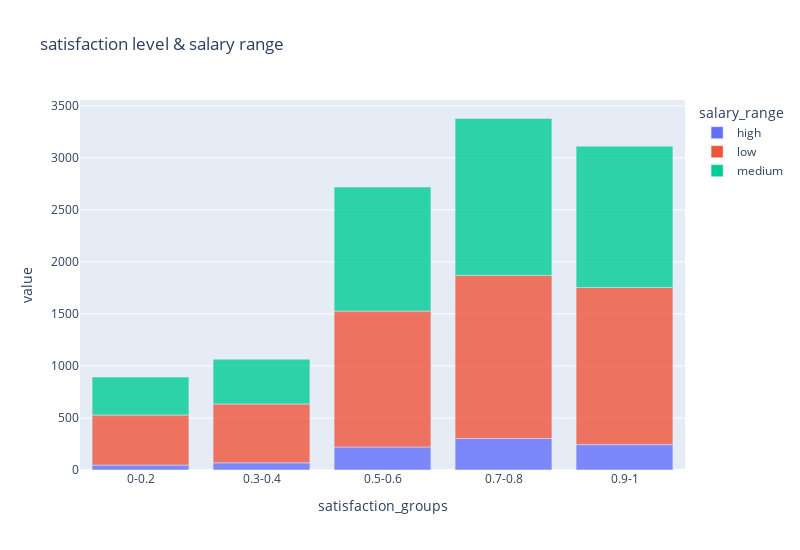

Notebook cell for this chart:
### Markdown cell above
## satisfaction level & salaray range

### Code cell
#satisfaction level & salaray range
crosstab2 = pd.crosstab(df['satisfaction_groups'], df['salary_range'])
fig = px.bar(crosstab2, x=crosstab2.index, y=crosstab2.columns,
             labels={'x': 'satisfaction_groups', 'y': 'Count', 'color': 'Employment Status'},
             title='satisfaction level & salary range',
             opacity=0.8)
fig.update_layout(height=550, width=800)

fig.show()

### Figure 1 — Plotly figure (JSON) as saved in the notebook; plotly's stock layout.template omitted (floating-point values rounded to 4 significant figures)
{"data": [{"alignmentgroup": "True", "hovertemplate": "salary_range=high<br>satisfaction_groups=%{x}<br>value=%{y}<extra></extra>", "legendgroup": "high", "marker": {"color": "#636efa", "opacity": 0.8, "pattern": {"shape": ""}}, "name": "high", "offsetgroup": "high", "orientation": "v", "showlegend": true, "textposition": "auto", "type": "bar", "x": ["0-0.2", "0.3-0.4", "0.5-0.6", "0.7-0.8", "0.9-1"], "xaxis": "x", "y": [47, 69, 221, 303, 244], "yaxis": "y"}, {"alignmentgroup": "True", "hovertemplate": "salary_range=low<br>satisfaction_groups=%{x}<br>value=%{y}<extra></extra>", "legendgroup": "low", "marker": {"color": "#EF553B", "opacity": 0.8, "pattern": {"shape": ""}}, "name": "low", "offsetgroup": "low", "orientation": "v", "showlegend": true, "textposition": "auto", "type": "bar", "x": ["0-0.2", "0.3-0.4", "0.5-0.6", "0.7-0.8", "0.9-1"], "xaxis": "x", "y": [481, 565, 1306, 1567, 1510], "yaxis": "y"}, {"alignmentgroup": "True", "hovertemplate": "salary_range=medium<br>satisfaction_groups=%{x}<br>value=%{y}<extra></extra>", "legendgroup": "medium", "marker": {"color": "#00cc96", "opacity": 0.8, "pattern": {"shape": ""}}, "name": "medium", "offsetgroup": "medium", "orientation": "v", "showlegend": true, "textposition": "auto", "type": "bar", "x": ["0-0.2", "0.3-0.4", "0.5-0.6", "0.7-0.8", "0.9-1"], "xaxis": "x", "y": [365, 431, 1192, 1508, 1358], "yaxis": "y"}], "layout": {"barmode": "relative", "height": 550, "legend": {"title": {"text": "salary_range"}, "tracegroupgap": 0}, "title": {"text": "satisfaction level & salary range"}, "width": 800, "xaxis": {"anchor": "y", "domain": [0, 1], "title": {"text": "satisfaction_groups"}}, "yaxis": {"anchor": "x", "domain": [0, 1], "title": {"text": "value"}}}}
